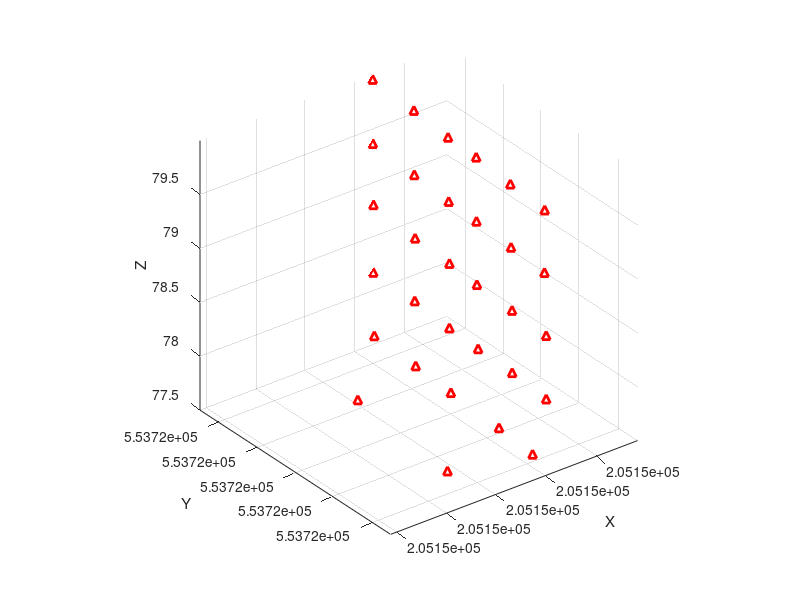

This chart was generated by the following MATLAB code: (Note: this script raises an error after producing the figure.)
clearvars
close all
clc

%% Initialize variables
% Interior Orientation Parameters
pixel_size = 0.001419771;    % mm/pix
focal_length = 3137.53 * pixel_size;    % mm

% Normal Vector
p{1} = [205154.2278	553721.761 77.55746]';      % 25
p{2} = [205154.0753	553719.4836	77.56137]';     % 29
p{3} = [205154.2146	553721.7655	79.92669]';     % 1

v1 = p{2} - p{1};       % x-axis
v2 = p{3} - p{1};       % pseudo y-axis
nv = cross(v1, v2);     % normal vector: z-axis
d = dot(nv, p{1});

% Image Points
IP = load('IP_AR.txt');

% Exterior Orientation Parameters
EO_all=load('EO_opk_azimuth_R.txt');

%% Check the Coordinate System
% Visualize GP
gp = load('GP.txt');
plot3(gp(:,2), gp(:,3), gp(:,4), 'r^','LineWidth',2);
view(3)
grid on, axis equal
xlabel('X'), ylabel('Y'), zlabel('Z')


%% Process
NoIP = size(IP,1);
IP2GP = zeros(NoIP, 5);

for i = 1:NoIP
    imgIdx = find(IP(i,1)==EO_all(:,1));
    EO=EO_all(imgIdx, 2:end);
    
    % Rotation Matrix
    % 1) Rotation matrix Ground -> Local
    azimuth = EO(7) * pi / 180;
    azimuth = -azimuth;
    % gl_params = [0, 0, azimuth];
    gl_params = [pi/2, -(pi/2-azimuth), 0];
    Rgl = Rot3D(gl_params);
    
    % 2) Rotation matrix Local -> Camera
    x = EO(8:10)';
    y = EO(11:13)';
    z = EO(14:16)';
    Rcl = [x y z];
    Rcl = [x/norm(x) y/norm(y) z/norm(z)];
    Rlc = Rcl';

    % 3) Rotation matrix Ground -> Camera
%     R = Rlc*Rgl;
    R = Rgl;

    hold on;
    idx = num2str(imgIdx);
    vis_coord_system(EO(1:3)', R', 5, idx, 'b');
    
    % Distortion correction
    
    % Compute GPs
    coordCCS = [IP(i, 3:4) -focal_length];     % unit: mm
    proj_coord = xy_g_min(EO, R, coordCCS', nv, d);    % compute the ground coordinates    
    IP2GP(i,:) = [IP(i,1) IP(i,2) proj_coord'];
end




